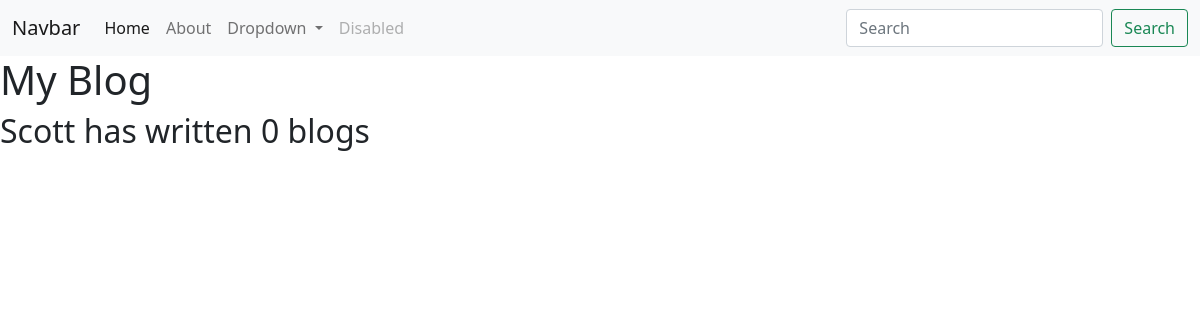
Page /blog/ on the earlier database version.
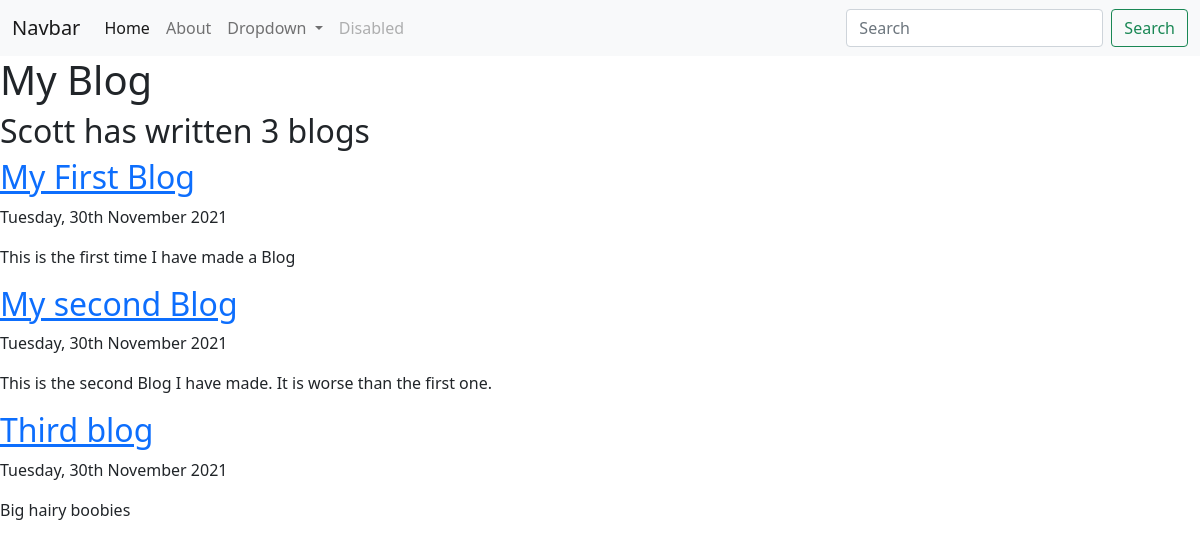
Same page on the later database version.
### blog/models.py (models this page shows, shortened)
class Blog(models.Model):
    title = models.CharField(max_length=200)
    date = models.DateField()
    details = models.TextField()

### blog/views.py (the view)
# urls.py: path('', views.all_blogs, name='all_blogs'),
def all_blogs(request):
    blogs = Blog.objects.all()      # order_by('-date')[:5]
    return render(request, 'blog/all_blogs.html', {'blogs':blogs})

### blog/templates/blog/all_blogs.html
{% extends 'portfolio/base.html' %}
{% block content %}
<h1>My Blog</h1>
<h2> Scott has written {{ blogs.count }} blog{{ blogs.count|pluralize }}</h2>
{% for blog in blogs %}
<h2><a href="{% url 'blog:detail' blog.id %}">{{ blog.title }}</a></h2>
<p>{{ blog.date|date:'l, jS F Y' }}</p>
<p>{{ blog.details|striptags|truncatechars:100 }}</p>
{% endfor %}
{% endblock %}

Differences in the rows shown:
added Blog: title "My First Blog", date "Tuesday, 30th November 2021", details "This is the first time I have made a Blog"
added Blog: title "My second Blog", date "Tuesday, 30th November 2021", details "This is the second Blog I have made. It is worse than the first one."
added Blog: title "Third blog", date "Tuesday, 30th November 2021", details "Big hairy boobies"
Other differences:
{{ blogs.count }}: "0" → "3"
